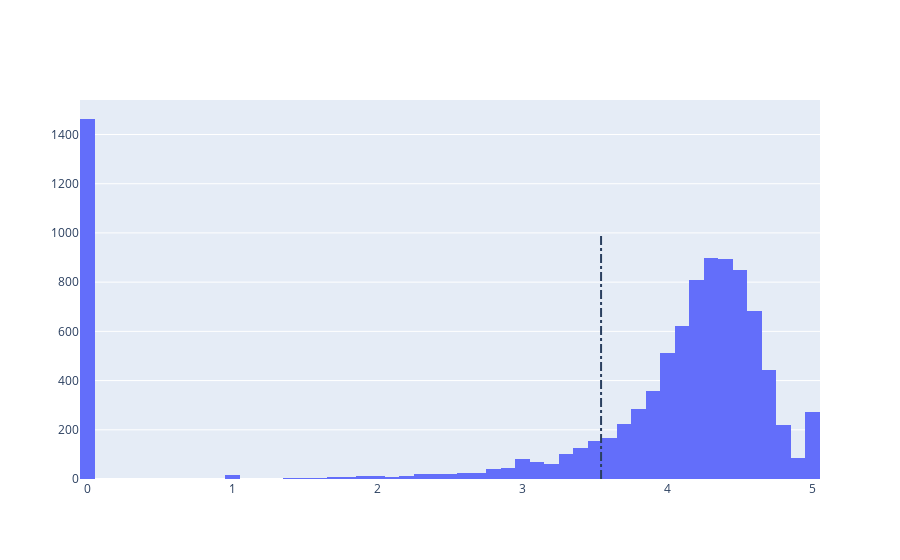

The notebook cell this image was saved under:
### Markdown cell above
## 5. Distribution of app ratings
<p>After having witnessed the market share for each category of apps, let's see how all these apps perform on an average. App ratings (on a scale of 1 to 5) impact the discoverability, conversion of apps as well as the company's overall brand image. Ratings are a key performance indicator of an app.</p>
<p>From our research, we found that the average volume of ratings across all app categories is <code>4.17</code>. The histogram plot is skewed to the left indicating that the majority of the apps are highly rated with only a few exceptions in the low-rated apps.</p>

### Code cell
# Average rating of apps
avg_app_rating = apps['Rating'].mean()
print('Average app rating = ', avg_app_rating)

# Distribution of apps according to their ratings
data = [go.Histogram(
        x = apps['Rating']
)]

# Vertical dashed line to indicate the average app rating
layout = {'shapes': [{
              'type' :'line',
              'x0': avg_app_rating,
              'y0': 0,
              'x1': avg_app_rating,
              'y1': 1000,
              'line': { 'dash': 'dashdot'}
          }]
          }

plotly.offline.iplot({'data': data, 'layout': layout})

### Figure 1 — Plotly figure (JSON) as saved in the notebook; plotly's stock layout.template omitted (floating-point values rounded to 4 significant figures; data arrays with more than 128 entries replaced by an {"elided": "..."} marker saying what was removed)
{"data": [{"type": "histogram", "x": {"elided": "9659 float values"}}], "layout": {"autosize": true, "shapes": [{"line": {"dash": "dashdot"}, "type": "line", "x0": 3.541, "x1": 3.541, "y0": 0, "y1": 1000}], "xaxis": {"autorange": true, "range": [-0.05, 5.05], "type": "linear"}, "yaxis": {"autorange": true, "range": [-8.606, 1540.0]}}}
